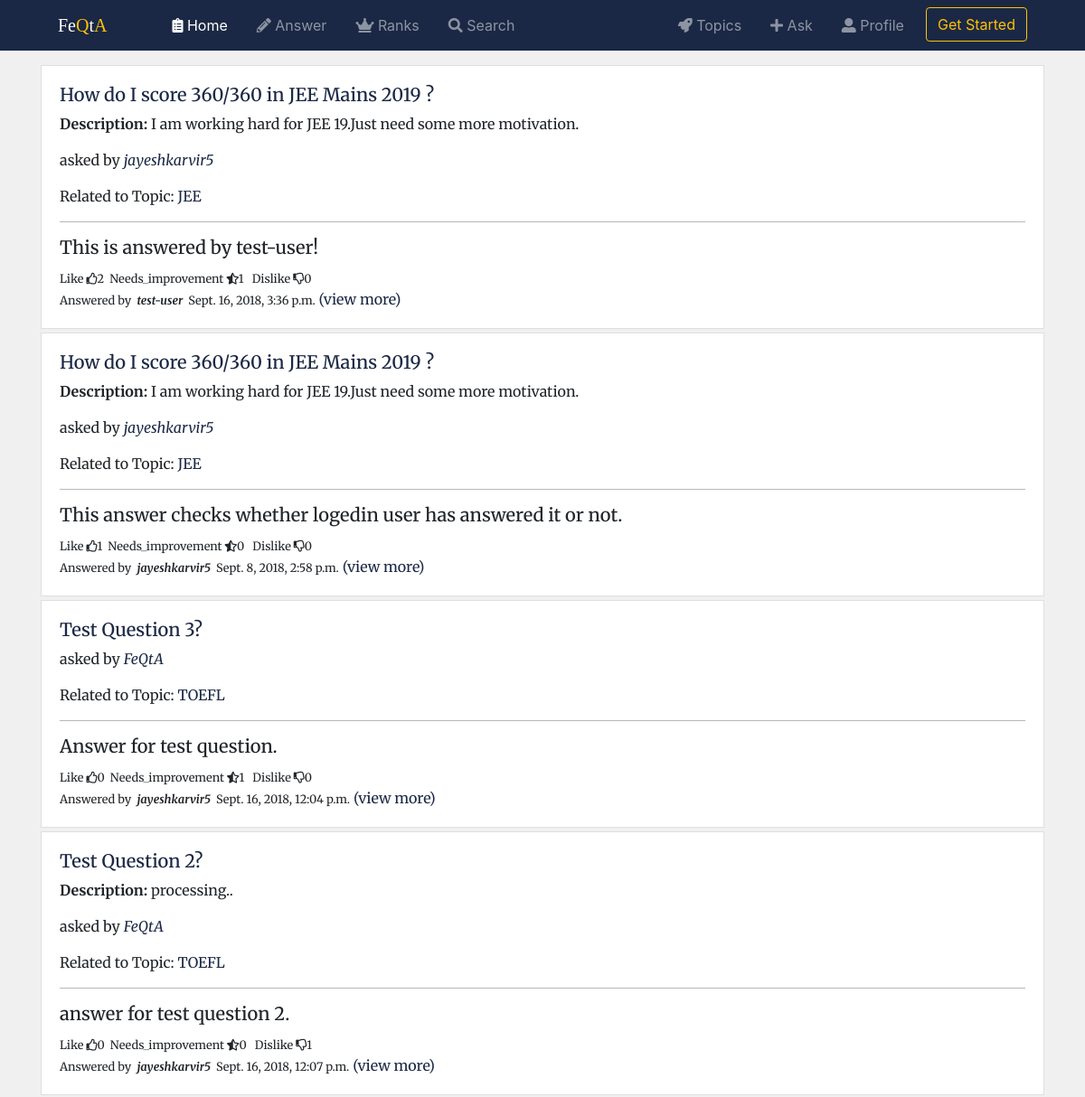
/FeQta/home/ (upper part), run on an earlier commit of the app's database.
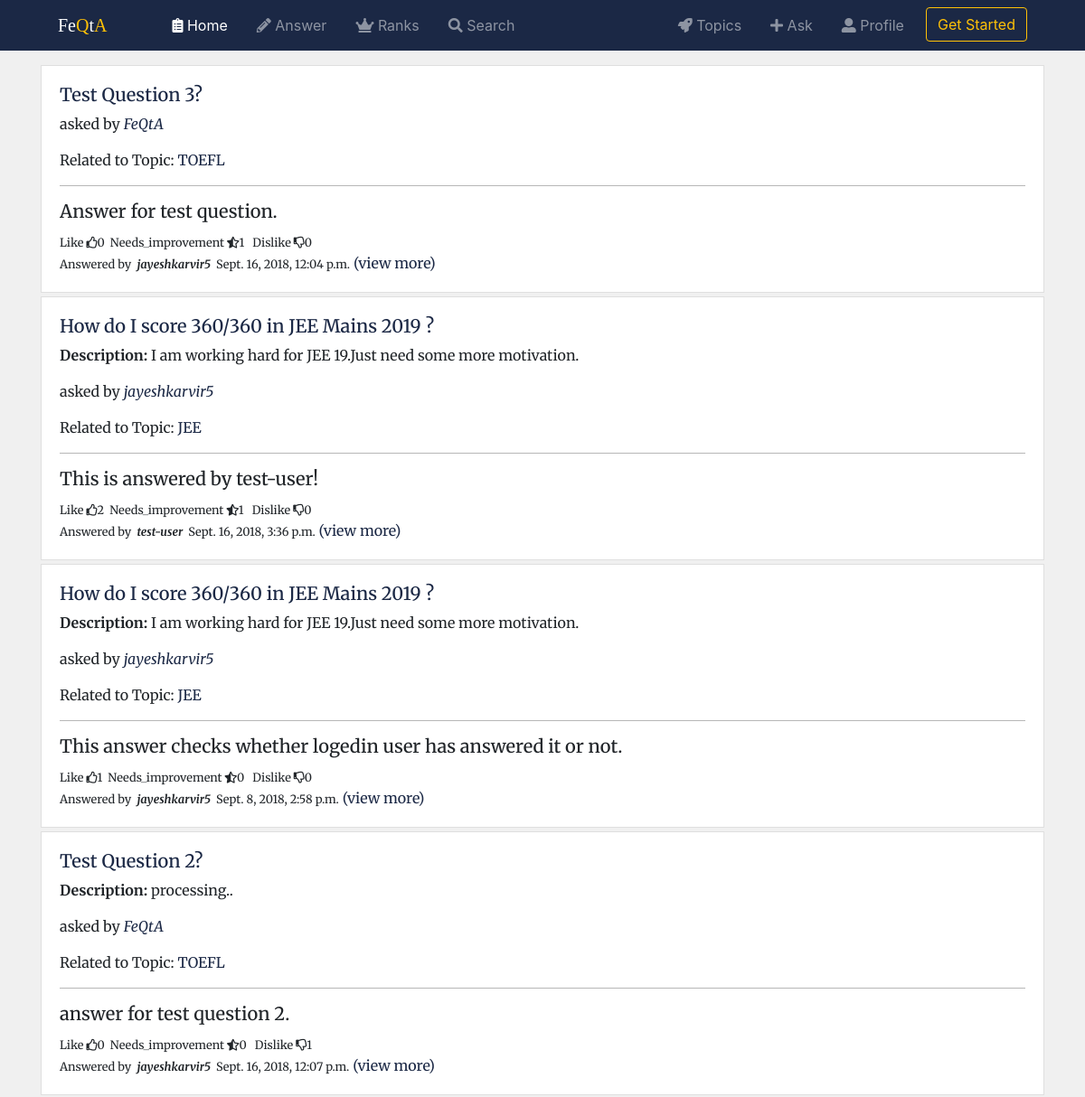
And on a later commit of the database.
### FeQta/models.py (models this page shows, shortened)
class Answer(models.Model):
    owner = models.ForeignKey(User, on_delete=models.CASCADE)
    question = models.ForeignKey(Question, on_delete=models.CASCADE)
    answer = models.TextField(max_length=20000)
    likes = models.ManyToManyField(User, related_name='answers_liked', blank=True)
    needs_improvement = models.ManyToManyField(User, related_name='answers_needimp', blank=True)
    dislikes = models.ManyToManyField(User, related_name='answers_disliked', blank=True)
    timestamp = models.DateTimeField(auto_now_add=True)
    updated = models.DateTimeField(auto_now=True)
    slug = models.SlugField(null=True, blank=True)
    class Meta:
        ordering = ['-updated', '-timestamp']
    def get_absolute_url(self):
        return reverse('FeQta:answer_detail', kwargs={'slug': self.slug})

class Question(models.Model):
    owner = models.ForeignKey(User, on_delete=models.CASCADE)
    topic = models.ForeignKey(Topic, on_delete=models.CASCADE)
    question = models.TextField()
    desc = models.TextField(null=True, blank=True)
    slug = models.SlugField(null=True, blank=True)
    followers = models.ManyToManyField(User, related_name='question_followed_by', blank=True)
    objects = QuestionManager()
    timestamp = models.DateTimeField(auto_now_add=True)
    updated = models.DateTimeField(auto_now=True)
    def get_absolute_url(self):
        return reverse('FeQta:question_detail', kwargs={'slug': self.slug})

class Topic(models.Model):
    name = models.CharField(max_length=100)
    desc = models.CharField(max_length=300, blank=True)
    followers = models.ManyToManyField(User, related_name='topics_followed', blank=True)
    topic_logo = models.FileField()
    slug = models.SlugField(null=True, blank=True)
    objects = TopicManager()
    def get_absolute_url(self):
        return reverse('FeQta:topic_detail', kwargs={'slug': self.slug})

### FeQta/views.py (the view, shortened to what this page needs)
# urls.py: path('home/', views.HomeView.as_view(), name="home"),
class HomeView(View):
    def get(self, request, *args, **kwargs):
        if not request.user.is_authenticated:
            qs = Answer.objects.all()
            return render(request,'FeQta/home.html',{'qs':qs})

### FeQta/models.py (called while the page is built)
    def get_absolute_url(self):
        return reverse('FeQta:profile_detail', kwargs={'username': self.user.username})

### FeQta/templates/FeQta/home.html (shortened to what this page needs)
{% extends "base.html" %}
{% block body %}
    {% for ans in qs%}
        <div class="card mb-1">
            <div class="card-body">
                <h5><a href="{{ans.question.get_absolute_url}}">{{ ans.question.question }}</a></h5>
                {% if ans.question.desc %}
                <p class="card-text"><b>Description: </b>{{ ans.question.desc }}</p>
                {% endif %}
                <p class="card-text">asked by <i><a href="{{ans.question.owner.profile.get_absolute_url}}">{{ ans.question.owner.username }}
                </a></i></p>
                <p class="card-text">Related to Topic: <a href="{{ans.question.topic.get_absolute_url}}">{{ans.question.topic.name}}</a> </p>
                <hr style="background-color: #ccc">
                {% include 'FeQta/snippets/answer_card.html'%}
            </div>
        </div>
    {% endfor %}
{% endblock %}

### FeQta/templates/FeQta/snippets/answer_card.html
<h5 class="card-text" style="height:25px;overflow: hidden">{{ ans.answer }}</h5>
<small>Like&nbsp;<i class="far fa-thumbs-up"></i>{{ ans.likes.count }}&nbsp;&nbsp;Needs_improvement&nbsp;<i class="fas fa-star-half-alt"></i>{{ans.needs_improvement.count}}&nbsp;&nbsp;
Dislike&nbsp;<i class="far fa-thumbs-down"></i>{{ans.dislikes.count}}</small><br/>
<small>Answered by &nbsp;<i><b>{{ans.owner}}</b></i>&nbsp;
{{ans.timestamp}}</small>
<a href="{{ans.get_absolute_url}}">(view more)</a>

What changed in the data, as far as the page shows it:
changed Answer "Answer for test question.": moves up the list
